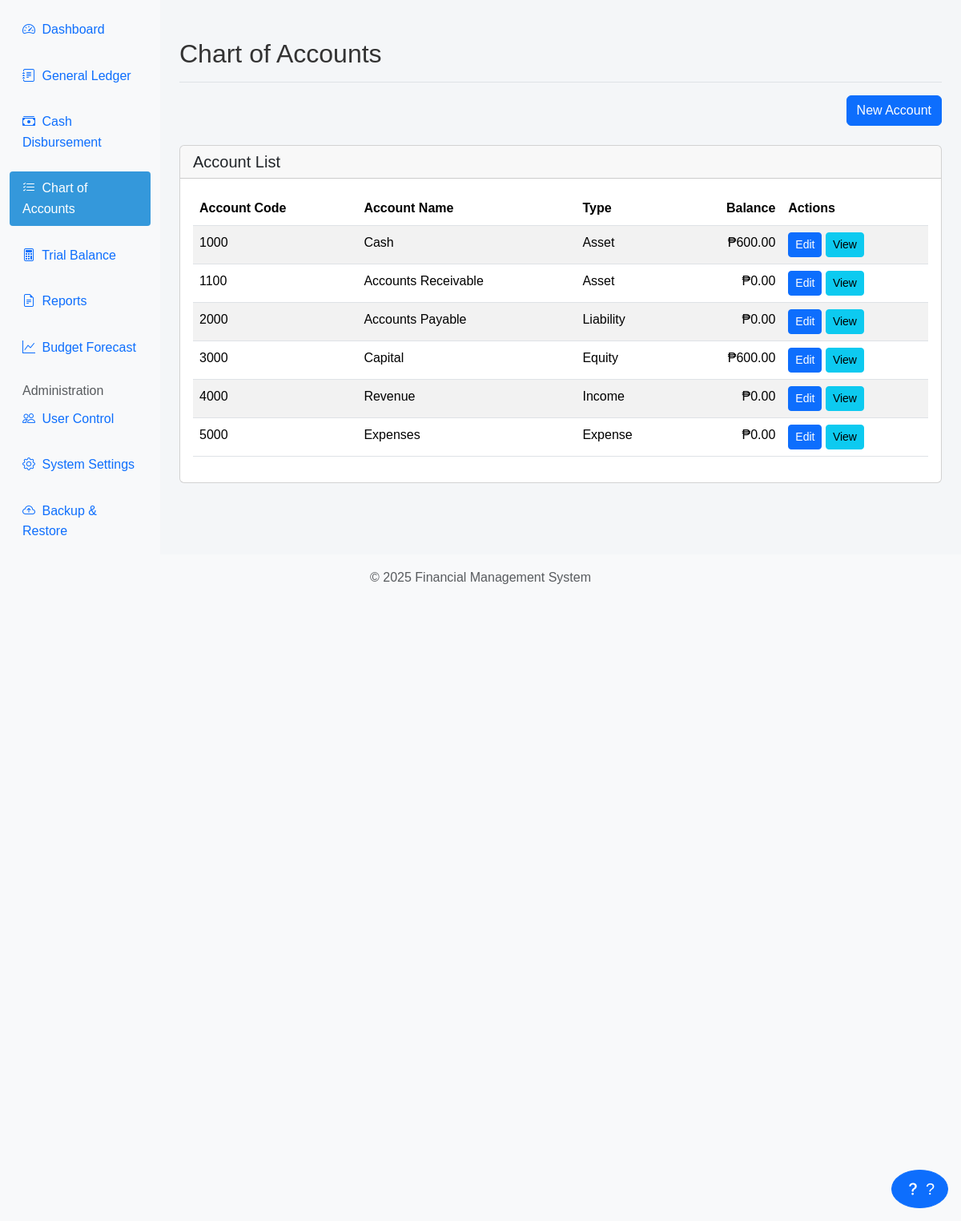
The app's page /chart-of-accounts.php (signed in) with its own data.
### tables this page shows
CREATE TABLE IF NOT EXISTS accounts (
    id INT AUTO_INCREMENT PRIMARY KEY,
    account_code VARCHAR(20) NOT NULL,
    account_name VARCHAR(100) NOT NULL,
    account_type ENUM('Asset', 'Liability', 'Equity', 'Income', 'Expense') NOT NULL,
    balance DECIMAL(15, 2) DEFAULT 0.00,
    created_at TIMESTAMP DEFAULT CURRENT_TIMESTAMP,
    updated_at TIMESTAMP DEFAULT CURRENT_TIMESTAMP ON UPDATE CURRENT_TIMESTAMP
);

### config/functions.php (called while the page is built, shortened)
<?php
function getAllAccounts() {
    $conn = getConnection();
    $sql = "SELECT * FROM accounts ORDER BY account_code";
    $result = $conn->query($sql);
    $accounts = [];
    if ($result->num_rows > 0) {
        while($row = $result->fetch_assoc()) {
            $accounts[] = $row;
        }
    }
    return $accounts;
}
function formatCurrency($amount) {
    return '₱' . number_format($amount, 2);
}

### chart-of-accounts.php (the view, shortened to what this page needs)
<?php
require_once 'config/functions.php';
$accounts = getAllAccounts();
?>
<!DOCTYPE html>
<html lang="en">
<head>
    <?php include 'includes/head.php'; ?>
</head>
<body>
    <?php include 'includes/header.php'; ?>
    <div class="container-fluid">
        <div class="row">
            <?php include 'includes/sidebar.php'; ?>
            <main class="col-md-9 ms-sm-auto col-lg-10 px-md-4">
                <div class="d-flex justify-content-between flex-wrap flex-md-nowrap align-items-center pt-3 pb-2 mb-3 border-bottom">
                    <h1 class="h2">Chart of Accounts</h1>
                </div>
                <div class="row mb-4">
                    <div class="col-md-12 text-end">
                        <a href="add-account.php" class="btn btn-primary">New Account</a>
                    </div>
                </div>
                <div class="card">
                    <div class="card-header">
                        <h5 class="card-title mb-0">Account List</h5>
                    </div>
                    <div class="card-body">
                        <div class="table-responsive">
                            <table class="table table-striped table-hover">
                                <thead>
                                    <tr>
                                        <th>Account Code</th>
                                        <th>Account Name</th>
                                        <th>Type</th>
                                        <th class="text-end">Balance</th>
                                        <th>Actions</th>
                                    </tr>
                                </thead>
                                <tbody>
                                    <?php foreach ($accounts as $account): ?>
                                    <tr>
                                        <td><?php echo $account['account_code']; ?></td>
                                        <td><?php echo $account['account_name']; ?></td>
                                        <td><?php echo $account['account_type']; ?></td>
                                        <td class="text-end"><?php echo formatCurrency($account['balance']); ?></td>
                                        <td>
                                            <a href="edit-account.php?id=<?php echo $account['id']; ?>" class="btn btn-sm btn-primary">Edit</a>
                                            <a href="view-account.php?id=<?php echo $account['id']; ?>" class="btn btn-sm btn-info">View</a>
                                        </td>
                                    </tr>
                                    <?php endforeach; ?>
                                </tbody>
                            </table>
                        </div>
                    </div>
                </div>
            </main>
        </div>
    </div>
    <?php include 'includes/footer.php'; ?>
</body>
</html>

### assets/css/style.css (style rules this page uses)
* { margin: 0; padding: 0; box-sizing: border-box; }
body { font-family: Arial, sans-serif; line-height: 1.6; background-color: #f4f6f8; color: #333; }
main { flex: 1; padding: 2rem; }

### records on screen
accounts: account_code "1000", account_name "Cash", account_type "Asset", balance "₱600.00"
accounts: account_code "1100", account_name "Accounts Receivable", account_type "Asset", balance "₱0.00"
accounts: account_code "2000", account_name "Accounts Payable", account_type "Liability", balance "₱0.00"
accounts: account_code "3000", account_name "Capital", account_type "Equity", balance "₱600.00"
accounts: account_code "4000", account_name "Revenue", account_type "Income", balance "₱0.00"
accounts: account_code "5000", account_name "Expenses", account_type "Expense", balance "₱0.00"
